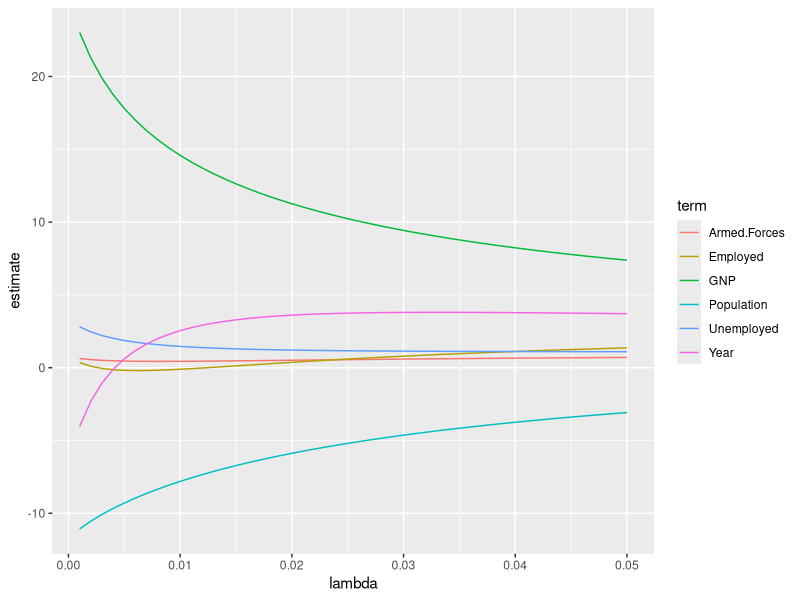
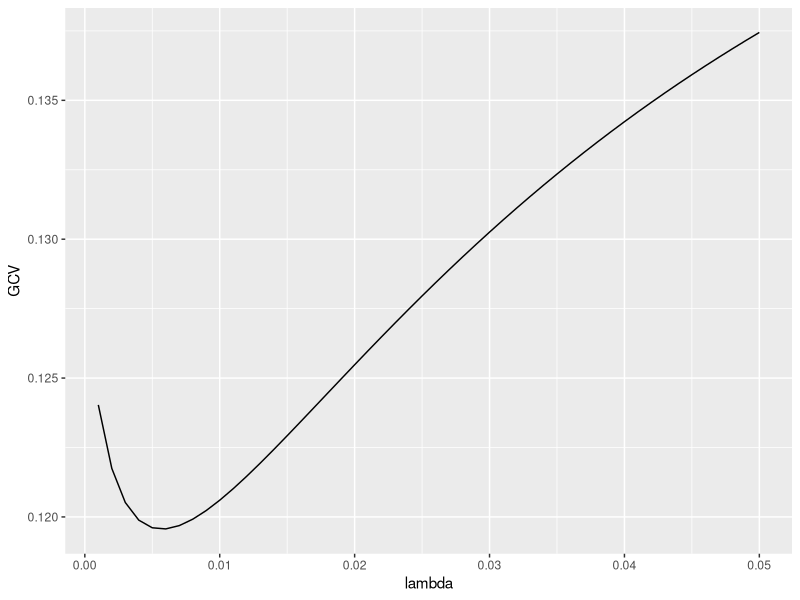
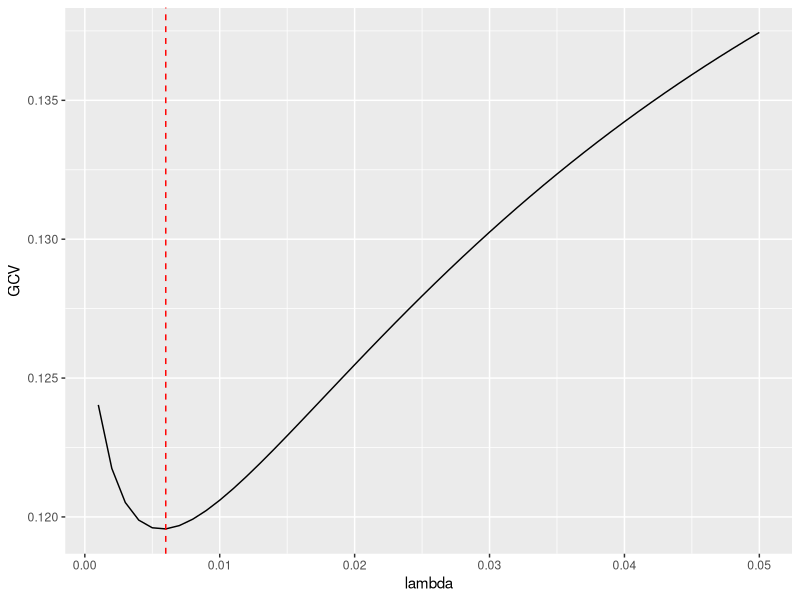

These charts were generated, in order, by the following R code:
library(broom)


### Name: tidy.ridgelm
### Title: Tidy a(n) ridgelm object
### Aliases: tidy.ridgelm ridgelm_tidiers

### ** Examples


names(longley)[1] <- "y"
fit1 <- MASS::lm.ridge(y ~ ., longley)
tidy(fit1)

fit2 <- MASS::lm.ridge(y ~ ., longley, lambda = seq(0.001, .05, .001))
td2 <- tidy(fit2)
g2 <- glance(fit2)

# coefficient plot
library(ggplot2)
ggplot(td2, aes(lambda, estimate, color = term)) +
  geom_line()

# GCV plot
ggplot(td2, aes(lambda, GCV)) +
  geom_line()

# add line for the GCV minimizing estimate
ggplot(td2, aes(lambda, GCV)) + 
  geom_line() +
  geom_vline(xintercept = g2$lambdaGCV, col = "red", lty = 2)
